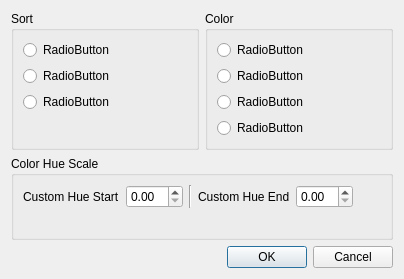
<?xml version="1.0" encoding="UTF-8"?>
<ui version="4.0">
 <class>curveSortColorDialog</class>
 <widget class="QDialog" name="curveSortColorDialog">
  <property name="geometry">
   <rect>
    <x>0</x>
    <y>0</y>
    <width>404</width>
    <height>269</height>
   </rect>
  </property>
  <property name="windowTitle">
   <string>Dialog</string>
  </property>
  <layout class="QGridLayout" name="gridLayout">
   <item row="2" column="0">
    <spacer name="verticalSpacer_2">
     <property name="orientation">
      <enum>Qt::Vertical</enum>
     </property>
     <property name="sizeHint" stdset="0">
      <size>
       <width>20</width>
       <height>40</height>
      </size>
     </property>
    </spacer>
   </item>
   <item row="3" column="0">
    <widget class="QDialogButtonBox" name="buttonBox">
     <property name="orientation">
      <enum>Qt::Horizontal</enum>
     </property>
     <property name="standardButtons">
      <set>QDialogButtonBox::Cancel|QDialogButtonBox::Ok</set>
     </property>
    </widget>
   </item>
   <item row="1" column="0">
    <widget class="QGroupBox" name="grpHue">
     <property name="title">
      <string>Color Hue Scale</string>
     </property>
     <layout class="QGridLayout" name="gridLayout_2">
      <item row="0" column="0">
       <widget class="QLabel" name="label">
        <property name="text">
         <string>Custom Hue Start</string>
        </property>
       </widget>
      </item>
      <item row="0" column="1">
       <widget class="QDoubleSpinBox" name="doubleSpinBox"/>
      </item>
      <item row="0" column="2">
       <widget class="Line" name="line">
        <property name="orientation">
         <enum>Qt::Vertical</enum>
        </property>
       </widget>
      </item>
      <item row="0" column="3">
       <widget class="QLabel" name="label_2">
        <property name="text">
         <string>Custom Hue End</string>
        </property>
       </widget>
      </item>
      <item row="0" column="4">
       <widget class="QDoubleSpinBox" name="doubleSpinBox_2"/>
      </item>
      <item row="0" column="5">
       <spacer name="horizontalSpacer">
        <property name="orientation">
         <enum>Qt::Horizontal</enum>
        </property>
        <property name="sizeHint" stdset="0">
         <size>
          <width>40</width>
          <height>20</height>
         </size>
        </property>
       </spacer>
      </item>
      <item row="1" column="0" colspan="6">
       <widget class="QLabel" name="lblHue">
        <property name="text">
         <string/>
        </property>
       </widget>
      </item>
     </layout>
    </widget>
   </item>
   <item row="0" column="0">
    <layout class="QHBoxLayout" name="horizontalLayout">
     <item>
      <widget class="QGroupBox" name="grpSort">
       <property name="title">
        <string>Sort</string>
       </property>
       <layout class="QVBoxLayout" name="verticalLayout">
        <item>
         <widget class="QRadioButton" name="radioButton">
          <property name="text">
           <string>RadioButton</string>
          </property>
         </widget>
        </item>
        <item>
         <widget class="QRadioButton" name="radioButton_3">
          <property name="text">
           <string>RadioButton</string>
          </property>
         </widget>
        </item>
        <item>
         <widget class="QRadioButton" name="radioButton_2">
          <property name="text">
           <string>RadioButton</string>
          </property>
         </widget>
        </item>
        <item>
         <spacer name="verticalSpacer">
          <property name="orientation">
           <enum>Qt::Vertical</enum>
          </property>
          <property name="sizeHint" stdset="0">
           <size>
            <width>20</width>
            <height>40</height>
           </size>
          </property>
         </spacer>
        </item>
       </layout>
      </widget>
     </item>
     <item>
      <widget class="QGroupBox" name="grpColor">
       <property name="title">
        <string>Color</string>
       </property>
       <layout class="QVBoxLayout" name="verticalLayout_2">
        <item>
         <widget class="QRadioButton" name="radioButton_4">
          <property name="text">
           <string>RadioButton</string>
          </property>
         </widget>
        </item>
        <item>
         <widget class="QRadioButton" name="radioButton_5">
          <property name="text">
           <string>RadioButton</string>
          </property>
         </widget>
        </item>
        <item>
         <widget class="QRadioButton" name="radioButton_6">
          <property name="text">
           <string>RadioButton</string>
          </property>
         </widget>
        </item>
        <item>
         <widget class="QRadioButton" name="radioButton_7">
          <property name="text">
           <string>RadioButton</string>
          </property>
         </widget>
        </item>
        <item>
         <spacer name="verticalSpacer_3">
          <property name="orientation">
           <enum>Qt::Vertical</enum>
          </property>
          <property name="sizeHint" stdset="0">
           <size>
            <width>20</width>
            <height>40</height>
           </size>
          </property>
         </spacer>
        </item>
       </layout>
      </widget>
     </item>
    </layout>
   </item>
  </layout>
 </widget>
 <resources/>
 <connections>
  <connection>
   <sender>buttonBox</sender>
   <signal>accepted()</signal>
   <receiver>curveSortColorDialog</receiver>
   <slot>accept()</slot>
   <hints>
    <hint type="sourcelabel">
     <x>248</x>
     <y>254</y>
    </hint>
    <hint type="destinationlabel">
     <x>157</x>
     <y>274</y>
    </hint>
   </hints>
  </connection>
  <connection>
   <sender>buttonBox</sender>
   <signal>rejected()</signal>
   <receiver>curveSortColorDialog</receiver>
   <slot>reject()</slot>
   <hints>
    <hint type="sourcelabel">
     <x>316</x>
     <y>260</y>
    </hint>
    <hint type="destinationlabel">
     <x>286</x>
     <y>274</y>
    </hint>
   </hints>
  </connection>
 </connections>
</ui>
